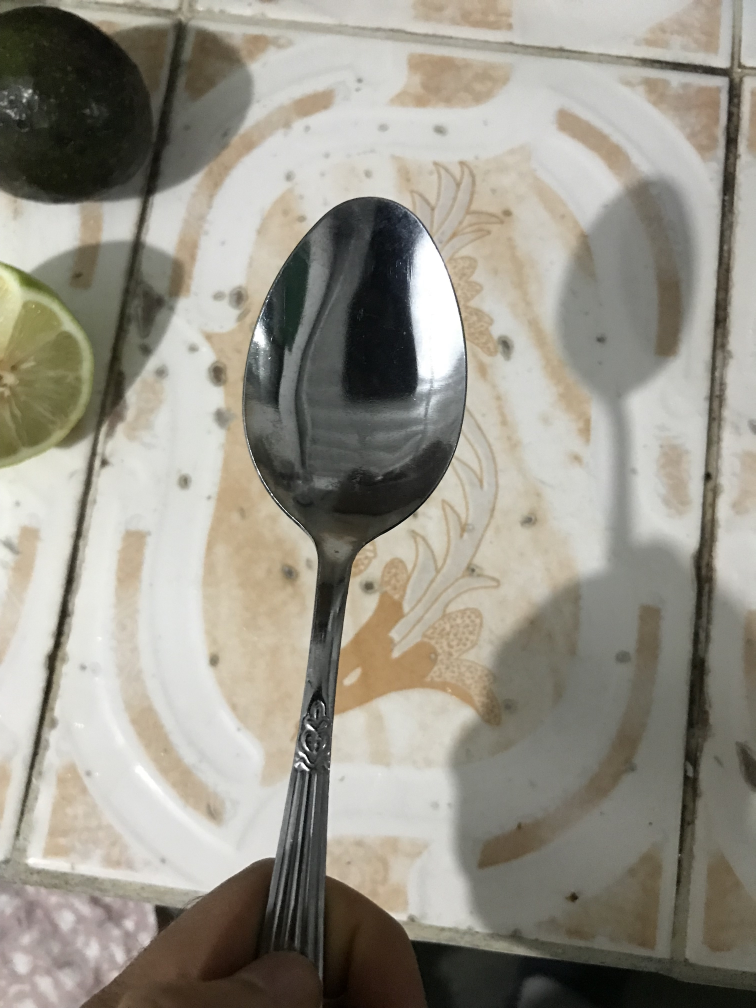
#> input picture TF_Serving_BigModels/Test/Photos/cuchara.jpg, 3024 x 4032 px, found by its file name (shown at 1/4 size)
$ python prueba.py
#> lines starting #> are read from the running program, lines starting #| are printed output that depends on the picture
from json import JSONEncoder
import json
import numpy as np
import cv2
from io import BytesIO
from PIL import Image
import requests


class NumpyArrayEncoder(JSONEncoder):
    def default(self, obj):
        if isinstance(obj, np.ndarray):
            return obj.tolist()
        return JSONEncoder.default(self, obj)


# respuesta = requests.get('https://tse3.mm.bing.net/th?id=OIP.NRCDGEHDW-CZejKKhLSigAHaFh&pid=Api&P=0&w=222&h=165')
# img = Image.open(BytesIO(respuesta.content))
img = Image.open("Test/Photos/cuchara.jpg")
#> img is the input picture: PIL image 3024x4032 RGB; mean R, G, B 151.2, 147.4, 136.4
img = np.array(img).astype(float)/255
#> img: shape (4032, 3024, 3) float64
img = cv2.resize(img, (224, 224))
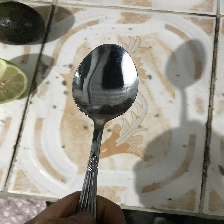
#> img: shape (224, 224, 3) float64; mean R, G, B 0.593, 0.578, 0.535
img = img.reshape(-1, 224, 224, 3)


numpyData = {"instances": img}
encodedNumpyData = json.dumps(numpyData, cls=NumpyArrayEncoder)
#> (the run stopped early here; a loop or call above may not have finished)

$ run again, with TF_Serving_BigModels/Test/Photos/cuchillo.jpg copied over TF_Serving_BigModels/Test/Photos/cuchara.jpg
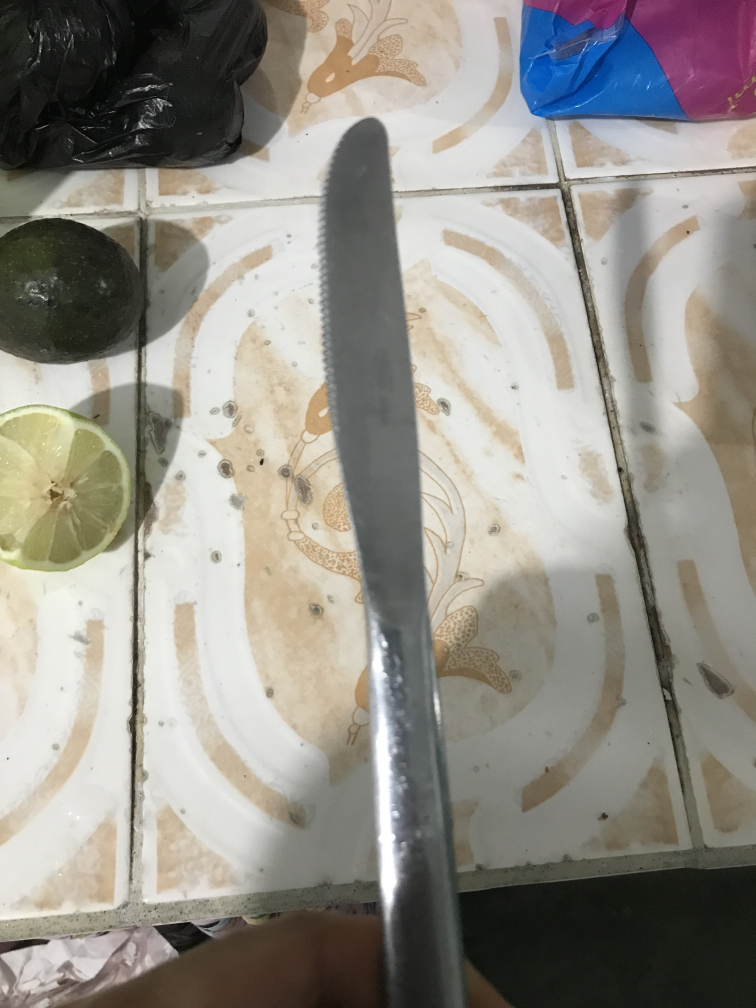
#> input picture TF_Serving_BigModels/Test/Photos/cuchillo.jpg, 3024 x 4032 px, found by its file name (shown at 1/4 size)
#> img is the input picture: PIL image 3024x4032 RGB; mean R, G, B 146.9, 143.3, 135.5
#> `img = cv2.resize(img, (224, 224))`:
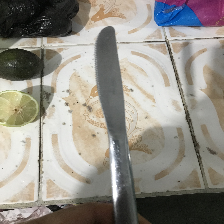
#> img: shape (224, 224, 3) float64; mean R, G, B 0.576, 0.562, 0.531

$ run again, with TF_Serving_BigModels/Test/Photos/tenedor.jpg copied over TF_Serving_BigModels/Test/Photos/cuchara.jpg
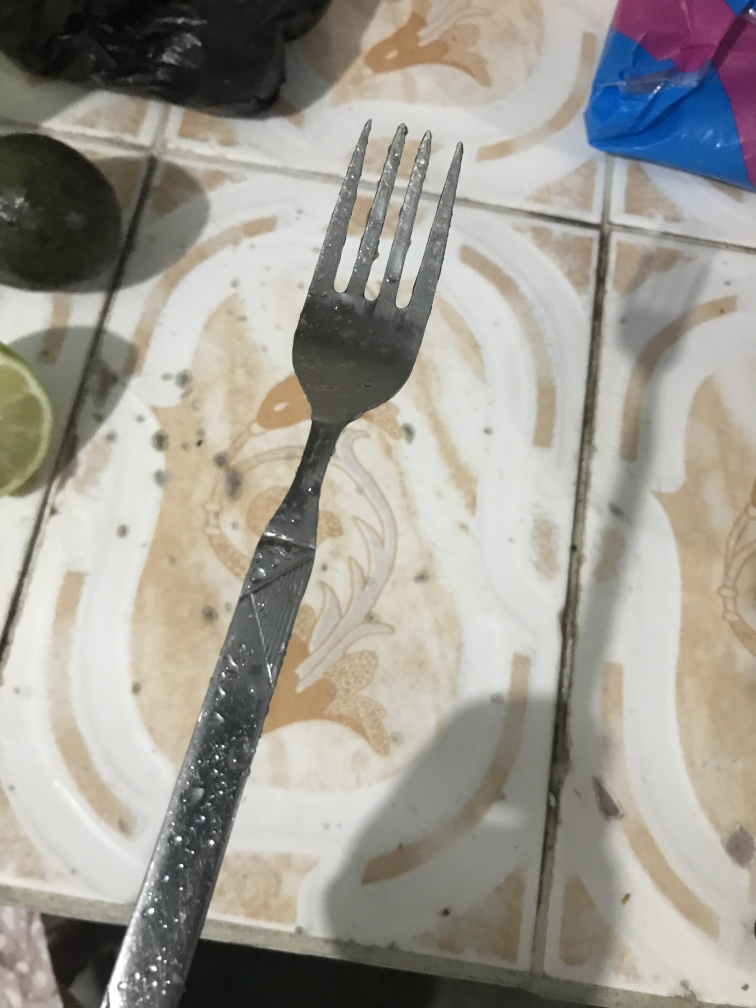
#> input picture TF_Serving_BigModels/Test/Photos/tenedor.jpg, 3024 x 4032 px, found by its file name (shown at 1/4 size)
#> img is the input picture: PIL image 3024x4032 RGB; mean R, G, B 158.2, 154.7, 146.4
#> `img = cv2.resize(img, (224, 224))`:
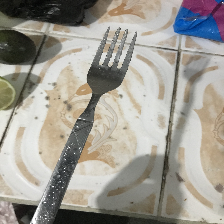
#> img: shape (224, 224, 3) float64; mean R, G, B 0.621, 0.607, 0.574
